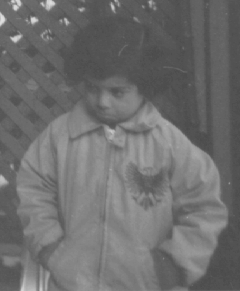
%> input picture Images/pout.tif, 240 x 291 px
$ octave Contrast.m   (GNU Octave 9; MATLAB toolbox functions it lacks are replaced by stand-ins)
%> lines starting %> are read from the running program, lines starting %| are printed output that depends on the picture
%% Actividad 1
Img = imread('pout.tif'); %Leer imagen
%> Img is the input picture: size 291x240 uint8; min 74, max 224, mean 110.3
figure(1)
imshow(Img) %Mostrar imagen

figure(2)
imhist(Img) % Mostrar histograma de imagen original
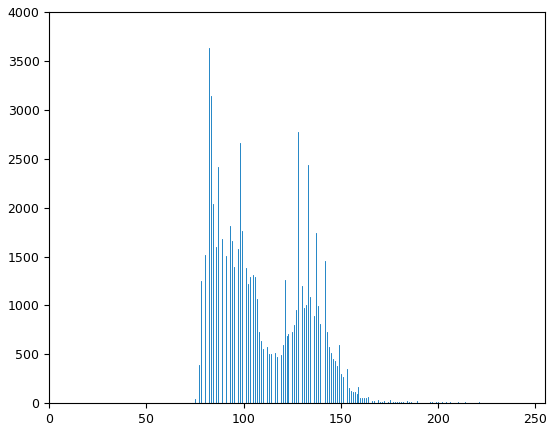
%> figure redrawn from the program's plot data; highest point at x = 82, y = 3628

Img2 = imadjust(Img); %Estiramiento de contraste
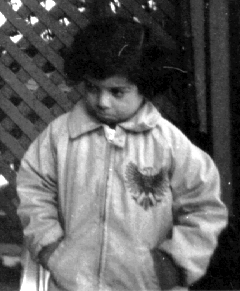
%> Img2: size 291x240 uint8; min 0, max 255, mean 98.7
figure(3)
imshow(Img2) %Mostrar imagen
figure(4)
imhist(Img2) % Mostrar histograma de imagen con el estiramiento de constraste
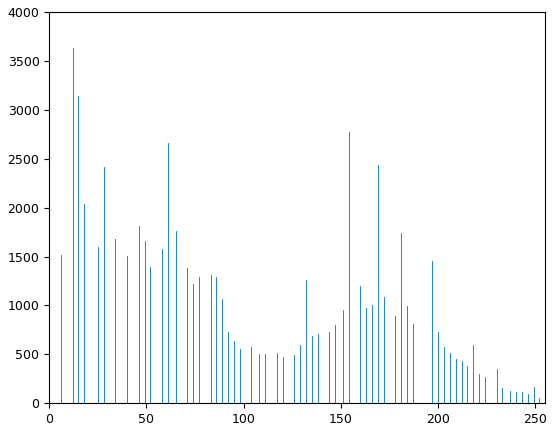
%> figure redrawn from the program's plot data; highest point at x = 12, y = 3628

%% Actividad 2
Img = imread('pout.tif'); %Leer imagen
figure(1)
imshow(Img) %Mostrar imagen

figure(2)
imhist(Img) % Mostrar histograma de imagen original

Img2 = histeq(Img); %Ecualizacion de contraste
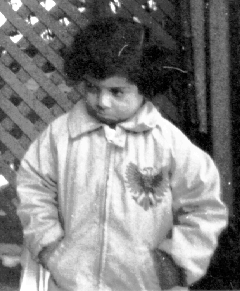
%> Img2: size 291x240 uint8; min 0, max 255, mean 128.4
figure(3)
imshow(Img2) %Mostrar imagen
figure(4)
imhist(Img2) % Mostrar histograma de imagen con el estiramiento de constraste
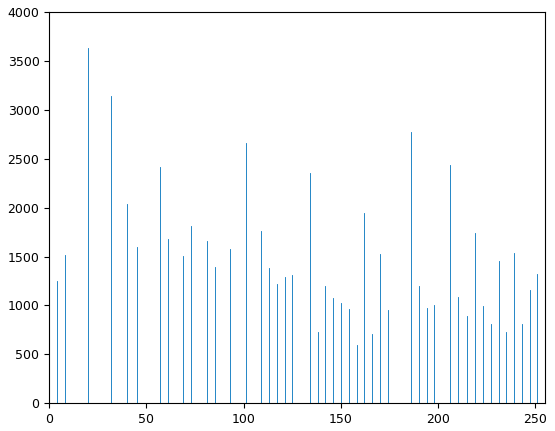
%> figure redrawn from the program's plot data; highest point at x = 20, y = 3628

%% Actividad 3
Img = imread('pout.tif'); %Leer imagen
figure(1)
imshow(Img) %Mostrar imagen

figure(2)
imhist(Img) % Mostrar histograma de imagen original

Img2 = adapthisteq(Img); % Ecualizacion adaptativa
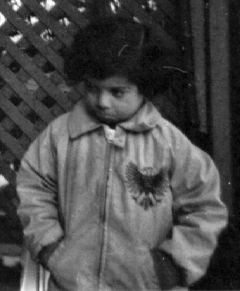
%> Img2: size 291x240 uint8; min 0, max 255, mean 75.2
figure(3)
imshow(Img2) %Mostrar imagen
figure(4)
imhist(Img2) % Mostrar histograma de imagen con el estiramiento de constraste
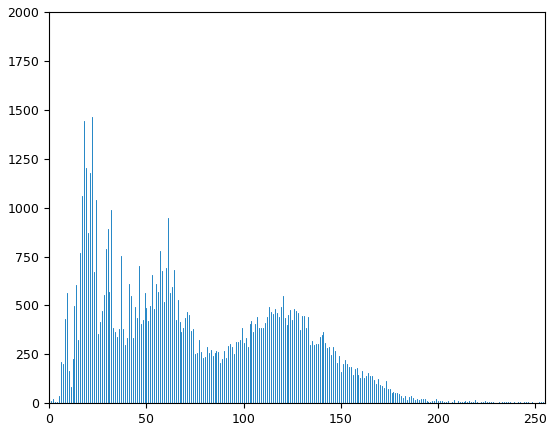
%> figure redrawn from the program's plot data; highest point at x = 22, y = 1465

$ run again, with Images/Celulas_1.tif copied over Images/pout.tif
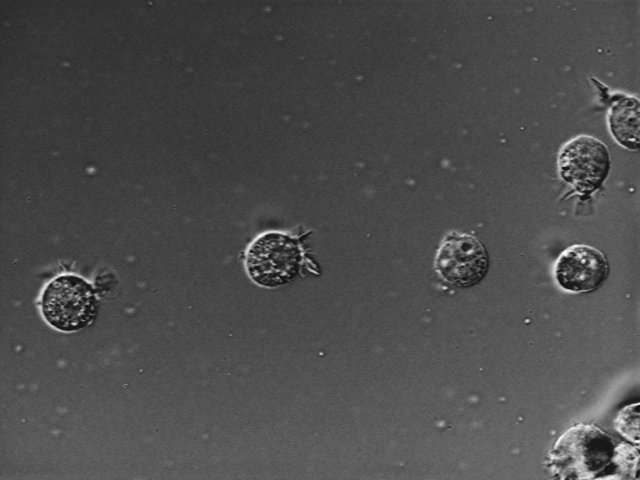
%> input picture Images/Celulas_1.tif, 640 x 480 px
%> Img is the input picture: size 480x640 uint8; min 15, max 254, mean 76.6
%> `Img2 = histeq(Img);`:
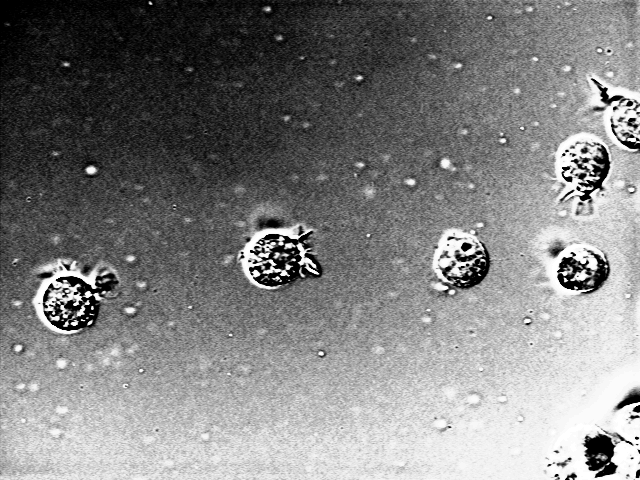
%> Img2: size 480x640 uint8; min 0, max 255, mean 128
%> `imhist(Img2)`:
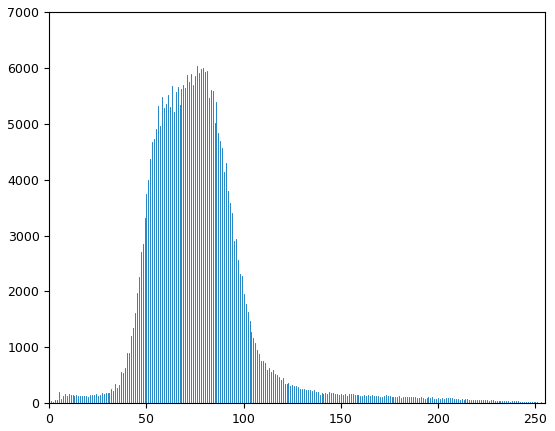
%> figure redrawn from the program's plot data; highest point at x = 76, y = 6032
